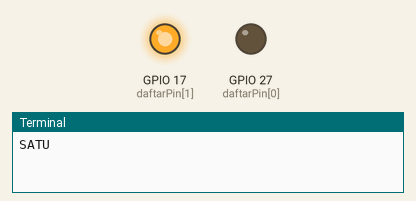
Simulated run of this program. Board: Raspberry Pi (BCM pin numbers). Parts: output pins drawn as LEDs (lit = HIGH), the last lines printed to the terminal. At 6.0 s the program stops and its outputs stay as they are.

Above: at 0.1 s.
At 2.1 s:
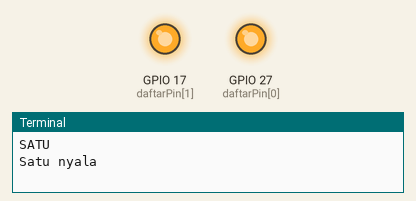
At 4.1 s:
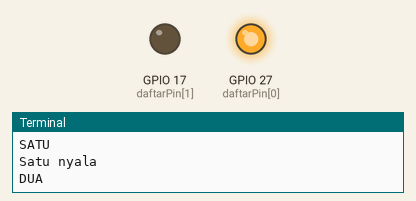
At 6.1 s:
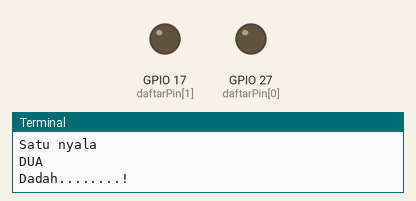
Timing chart, 0 to 7.5 s (numbered marks = the images above):
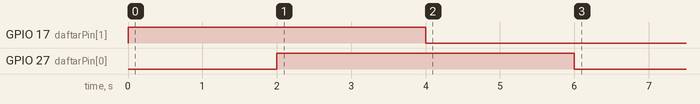

The program:

led.py
```python
#!/usr/bin/python
# Samsul Ma'arif <info@samsul.web.id>
#
# PTK Mahnetik, 28 Februar 2016

import RPi.GPIO as GPIO
import time

GPIO.setmode(GPIO.BCM)

# buat daftar nomr pin

daftarPin = [27, 17]

# loop (perulangan) untuk pin

for i in daftarPin:
	GPIO.setup(i, GPIO.OUT)
	GPIO.output(i, GPIO.HIGH)

# waktu antara operasi perulangan

WaktuTidurL = 2

# perulangan utama

try:
  GPIO.output(27, GPIO.LOW)
  print "SATU"
  time.sleep(WaktuTidurL);
  GPIO.output(27, GPIO.HIGH)
  print "Satu nyala"
  time.sleep(WaktuTidurL);
  GPIO.output(17, GPIO.LOW)
  print "DUA"
  time.sleep(WaktuTidurL);
  GPIO.cleanup()
  print "Dadah........!"

# Akhiri program dengan papan ketik
except KeyboardInterrupt:
  print "  Program ditutup"

  # Reset GPIO
  GPIO.cleanup()
```

Measured:
- by itself, GPIO 17 (daftarPin[1]): LOW → HIGH at 0.00 s, → LOW 4.0 s later
- by itself, GPIO 27 (daftarPin[0]): LOW → HIGH at 2.0 s, → LOW 4.0 s later
